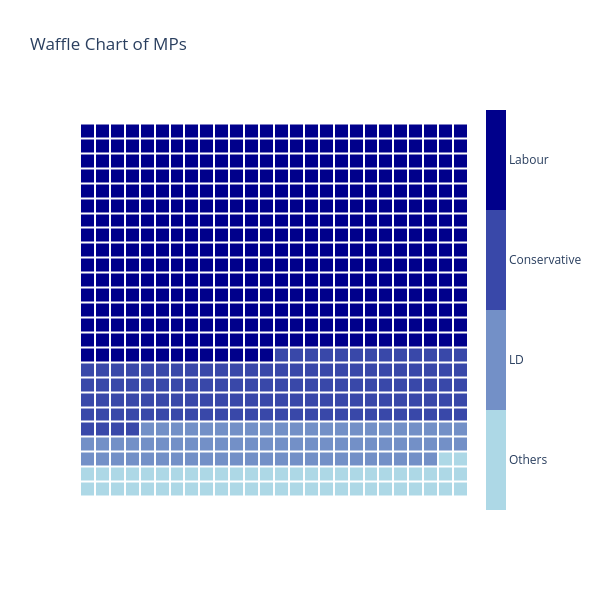

Write notebook code for a chart like this one.
### Markdown cell above
## Waffle Chart - Example 1

Here we accept the default colours, which are a range of lightblue to blue

### Code cell
waffle_data = {'Others': 54, 'LD': 72, 'Conservative': 121, 'Labour': 403}
waffle_df = pd.DataFrame(list(waffle_data.items()), columns=['Party', 'Seats'])

fig_waffle = pxx.waffle(df=waffle_df, 
                       categories_col='Party', 
                       values_col='Seats',
                       title='Waffle Chart of MPs',
                        width=600,
                        template='plotly_white'
                       )
fig_waffle.show()

### Figure 1 — Plotly figure (JSON) as saved in the notebook; plotly's stock layout.template omitted (floating-point values rounded to 4 significant figures; data arrays with more than 128 entries replaced by an {"elided": "..."} marker saying what was removed)
{"data": [{"autocolorscale": false, "colorbar": {"outlinecolor": "black", "outlinewidth": 0, "thickness": 20, "ticktext": ["Others", "LD", "Conservative", "Labour"], "tickvals": [0.375, 1.125, 1.875, 2.625]}, "colorscale": [[0, "#add8e6"], [0.25, "#add8e6"], [0.25, "#7390c7"], [0.5, "#7390c7"], [0.5, "#3948a9"], [0.75, "#3948a9"], [0.75, "#00008b"], [1, "#00008b"]], "type": "heatmap", "xgap": 2, "ygap": 2, "z": {"elided": "25x26 int values"}}], "layout": {"height": 600, "title": {"text": "Waffle Chart of MPs"}, "width": 600, "xaxis": {"showgrid": false, "showticklabels": false, "zeroline": false}, "yaxis": {"scaleanchor": "x", "showgrid": false, "showticklabels": false, "zeroline": false}}}
